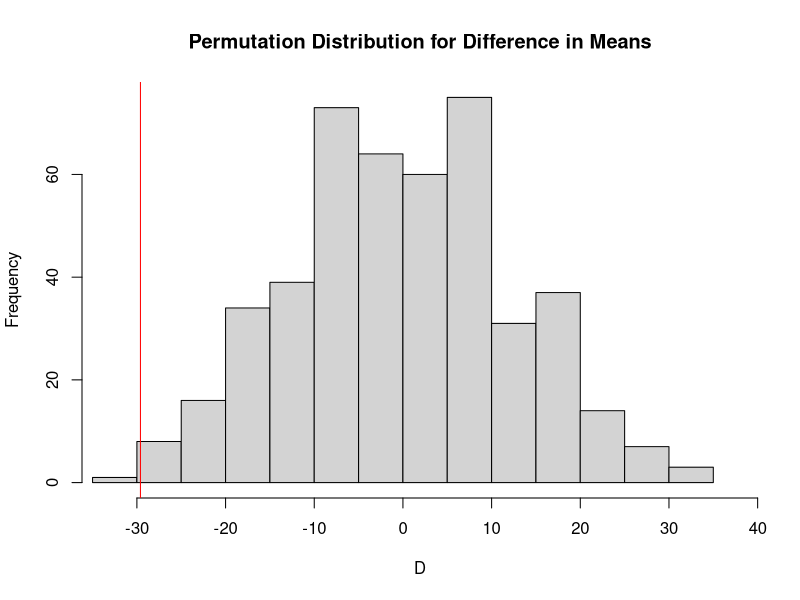
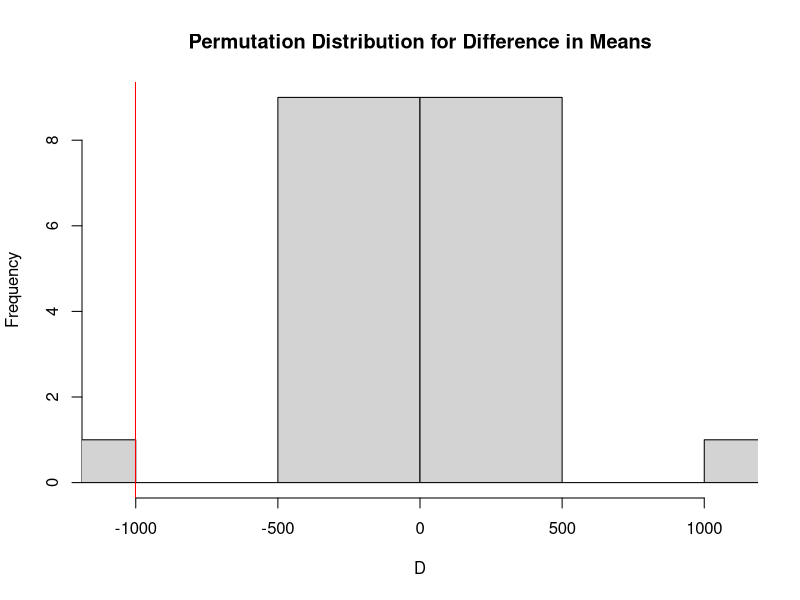
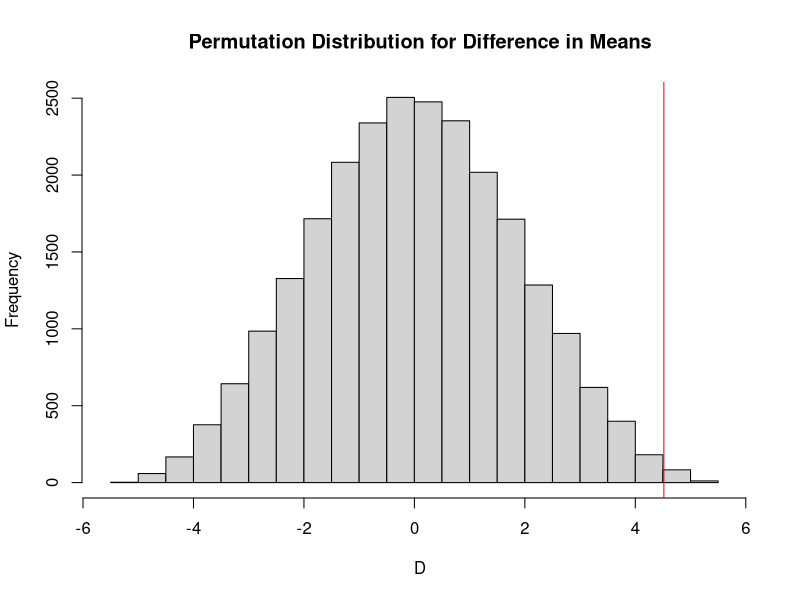

The R source for these figures, in order:
ExactPermutationTest = function(X, Y){
  #Function takes in two samples, determines their sample sizes,
  #then computes all possible COMBINATIONS, where order doesn't matter.
  #It then calculates the mean difference, plots the permutation distribution
  # and returns all possible mean differences.  
  #Outputs all possible combinations, stored as two matrices in a list, with
  #each row of each matrix corresponding to one sample from the respective population.
  n = length(X)
  m = length(Y)
  sampMeanDiff = mean(X) - mean(Y)
  
  combinsSamp1 = t(combn(1:(n+m), n)) #All combinations of the first sample  
  #Figures out Sample 2 by finding which elements are not in Sample 1.
  combinsSamp2 = t(sapply(1:nrow(combinsSamp1), function(r) which(! 1:(n+m) %in% combinsSamp1[r,])))
  
  combined = c(X,Y) #Merge samples
  combinIndeces = cbind(combinsSamp1, combinsSamp2) #Merge sample indeces
  combinData = matrix(combined[t(combinIndeces)], ncol=(n+m), byrow=TRUE) #match samples to indeces
  #Separate the X's and Y's
  allX = combinData[ , 1:n] 
  allY = combinData[ , (n+1):(n+m)]
  D = rowMeans(allX) - rowMeans(allY) #Compute difference in means
  
  hist(D, main="Permutation Distribution for Difference in Means",
       xlim = c(1.1*min(D, sampMeanDiff), 1.1*max(D, sampMeanDiff))) #Histogram of simulated diffs, d_i.
  abline(v= sampMeanDiff, col="red") #Sample mean diff, d_obs, in red.
  return(D) #Return the d_i's
}

# How to use: ExactPermutationTest(X, Y).
# Give it the two samples, each as a vector, like this:
X = c(1, 2, 3, 9, 12)
Y = c(10, 20, 30, 40, 50, 60)
di = ExactPermutationTest(X, Y) #Takes the two samples, gives you all possible differences and plots.
sampMeanDiff = mean(X)- mean(Y) #Compute the observed sample mean difference
mean(di <= sampMeanDiff) #Calculate the p-value. 
# NOTE: You may need to change the direction of the inequality for the p-value, 
# depending on the alternative hypothesis.

# Simple Test of a Normal against another Normal
#H0: F_X (x)  = F_Y (x) (or: mu_X = mu_Y)
#HA: F_X (x) >= F_Y (x) (or: mu_X < mu_Y)
set.seed(9001) #Setting seeds allows for repeatable results.
X = rnorm(3) #N(0,1) distr
Y = rnorm(3) + 1000 #N(1000, 1) distr
di = ExactPermutationTest(X, Y)
sampMeanDiff = mean(X) - mean(Y) #Sample Mean Difference
mean(di <= sampMeanDiff) #p-value. Fail to reject H0. 
# Note: Isn't it obvious that X and Y are different? The small samples and low power from nonparametric
# methods in this case means we don't have enough evidence to reject the null. An unfortunate
# drawback to using nonparametrics in this case.

# Slightly more complicated: Comparing an Exponential against a t-distribution. 
#H0: mu_X = mu_Y
#HA: mu_X < mu_Y
set.seed(9001) #Setting seeds allows for repeatable results.
X = rexp(8, 1/3) #Simulate from Exp(1/3) distr
Y = rt(9, 4) #Simulate from a heavy-tailed t-distr
di = ExactPermutationTest(X, Y)
sampMeanDiff = mean(X) - mean(Y) #Sample Mean Difference
mean(di <= sampMeanDiff) #p-value. Fail to reject H0.